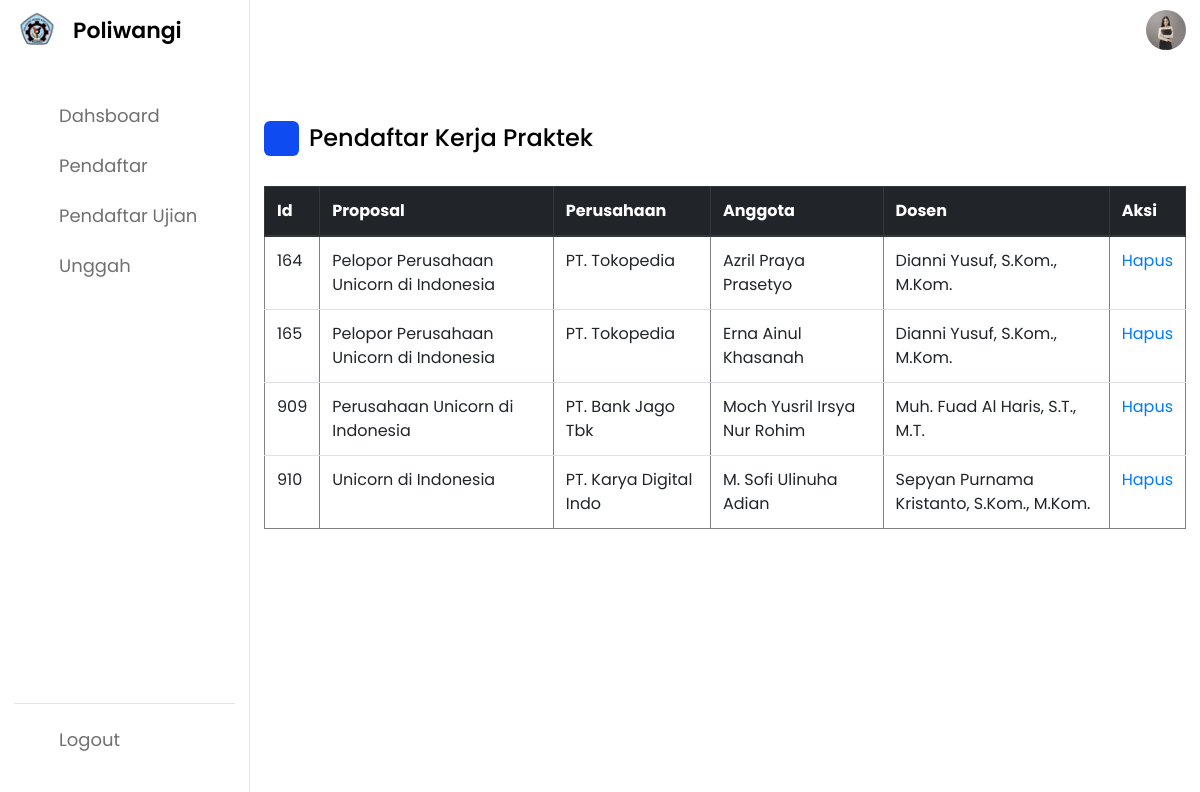
Page /daftar.php on the committed database.
### tables this page shows
CREATE TABLE `tb_pendaftaran_kp` (
  `Id_pdftr` int(11) NOT NULL,
  `Tempat_KP` varchar(45) DEFAULT NULL,
  `Alamat_KP` varchar(45) DEFAULT NULL,
  `Tanggal_Mulai` datetime DEFAULT NULL,
  `Tanggal_Selesai` datetime DEFAULT NULL,
  `Proposal` varchar(45) DEFAULT NULL,
  `Id_angta` int(11) DEFAULT NULL,
  `Id_dsn` int(11) DEFAULT NULL,
  `Id_corp` int(11) DEFAULT NULL
);

CREATE TABLE `tb_perusahaan` (
  `Id_corp` int(11) NOT NULL,
  `Nama_Perusahaan` varchar(45) DEFAULT NULL,
  `Alamat` varchar(45) DEFAULT NULL,
  `Email` varchar(45) DEFAULT NULL,
  `Telephone` varchar(45) DEFAULT NULL
);

CREATE TABLE `tb_anggota_kelompok` (
  `Id_angta` int(11) NOT NULL,
  `Nama_Anggota` varchar(45) DEFAULT NULL,
  `NIM` varchar(45) DEFAULT NULL
);

CREATE TABLE `tb_dosen` (
  `Id_dsn` int(11) NOT NULL,
  `Nama_Dosen` varchar(45) DEFAULT NULL,
  `NIK` varchar(45) DEFAULT NULL,
  `User_Id` int(11) DEFAULT NULL
);

### daftar.php (the view, shortened to what this page needs)
<!DOCTYPE html>
<html lang="en">
<head>
    <link rel="stylesheet" href="daftar.css">
    <link rel="stylesheet" href="https://unicons.iconscout.com/release/v4.0.0/css/line.css">
    <link rel="stylesheet" href="https://cdn.jsdelivr.net/npm/bootstrap@4.0.0/dist/css/bootstrap.min.css">
</head>
<body>
    <nav>
        <div class="logo-name">
            <div class="logo-image">
                <img src="asset/poliwangi.png" alt="">
            </div>
            <span class="logo_name">Poliwangi</span>
        </div>
        <div class="menu-items">
            <ul class="nav-links">
                <li><a href="dash-admin.php">
                    <i class="uil uil-estate"></i>
                    <span class="link-name">Dahsboard</span>
                </a></li>
                <li><a href="#">
                    <i class="uil uil-file-edit-alt"></i>
                    <span class="link-name">Pendaftar</span>
                </a></li>
                <li><a href="daftar-ujian.php">
                    <i class="uil uil-clipboard-notes"></i>
                    <span class="link-name">Pendaftar Ujian</span>
                </a></li>
                <li><a href="unggah.php">
                    <i class="uil uil-upload-alt"></i>
                    <span class="link-name">Unggah</span>
                </a></li>
            </ul>
            <ul class="logout-mode">
                <li><a href="index.php">
                    <i class="uil uil-sign-out-alt"></i>
                    <span class="link-name">Logout</span>
                </a></li>
                <li class="mode">
                <div class="mode-toggle">
                </div>
            </li>
            </ul>
        </div>
    </nav>
    <section class="dashboard">
        <div class="top">
            <img src="asset/dosen.jpg" alt="">
        </div>
        <div class="dash-content">
            <div class="overview">
                <div class="title">
                    <i class="uil uil-file-edit-alt"></i>
                    <span class="text">Pendaftar Kerja Praktek</span>
                </div>
                <table class="table" border="1">
                    <thead class="thead-dark">
                    <tr>
                        <th scope="col">Id</th>
                        <th scope="col">Proposal</th>
                        <th scope="col">Perusahaan</th>
                        <th scope="col">Anggota</th>
                        <th scope="col">Dosen</th>
                        <th scope="col" colspan="1">Aksi</th>
                    </tr>
                    </thead>
                    <?php
                    include "koneksi.php";
                    $ambildata = mysqli_query($koneksi,"select tb_pendaftaran_kp.Id_pdftr, tb_perusahaan.Nama_Perusahaan, tb_pendaftaran_kp.Proposal,tb_anggota_kelompok.Nama_Anggota, tb_dosen.Nama_Dosen from tb_pendaftaran_kp
                    join tb_perusahaan on tb_pendaftaran_kp.Id_corp = tb_perusahaan.Id_corp
                    join tb_anggota_kelompok on tb_pendaftaran_kp.Id_angta = tb_anggota_kelompok.Id_angta
                    join tb_dosen on tb_pendaftaran_kp.Id_dsn = tb_dosen.Id_dsn
                    ");
                    while ($tampil = mysqli_fetch_array($ambildata)){
                        echo "
                        <tr>
                            <td>$tampil[Id_pdftr]</td>
                            <td>$tampil[Proposal]</td>
                            <td>$tampil[Nama_Perusahaan]</td>
                            <td>$tampil[Nama_Anggota]</td>
                            <td>$tampil[Nama_Dosen]</td>
                            <td>
                                 <a href='?hapus=$tampil[Id_pdftr]' onClick=\"return confirm('Yakin dek?');\">Hapus</a>
                            </td>
                        </tr>";
                    }
                    ?>
                </table>
           </div>
        </div>
     </section>
</body>
</html>

### daftar.css (style rules this page uses)
* { margin: 0; padding: 0; box-sizing: border-box; font-family: 'Poppins', sans-serif; }
:root { --primary-color: #0E4BF1; --panel-color: #FFF; --text-color: #000; --black-light-color: #707070; --border-color: #e6e5e5; --toggle-color: #DDD; --box1-color: #4DA3FF; --box2-color: #FFE6AC; --box3-color: #E7D1FC; --title-icon-color: #fff; --tran-05: all 0.5s ease; --tran-03: all 0.3s ease; --tran-03: all 0.2s ease; }
body { min-height: 100vh; background-color: var(--primary-color); }
nav { position: fixed; top: 0; left: 0; height: 100%; width: 250px; padding: 10px 14px; background-color: var(--panel-color); border-right: 1px solid var(--border-color); transition: var(--tran-05); }
nav .logo-name { display: flex; align-items: center; }
nav .logo-image { display: flex; justify-content: center; min-width: 45px; }
nav .logo-image img { width: 40px; object-fit: cover; border-radius: 50%; }
nav .logo-name .logo_name { font-size: 22px; font-weight: 600; color: var(--text-color); margin-left: 14px; transition: var(--tran-05); }
nav .menu-items { margin-top: 40px; height: calc(100% - 90px); display: flex; flex-direction: column; justify-content: space-between; }
.menu-items li { list-style: none; }
.menu-items li a { display: flex; align-items: center; height: 50px; text-decoration: none; position: relative; }
.menu-items li a i { font-size: 24px; min-width: 45px; height: 100%; display: flex; align-items: center; justify-content: center; color: var(--black-light-color); }
.menu-items li a .link-name { font-size: 18px; font-weight: 400; color: var(--black-light-color); transition: var(--tran-05); }
.menu-items .logout-mode { padding-top: 10px; border-top: 1px solid var(--border-color); }
.menu-items .mode { display: flex; align-items: center; white-space: nowrap; }
.menu-items .mode-toggle { position: absolute; right: 14px; height: 50px; min-width: 45px; display: flex; align-items: center; justify-content: center; cursor: pointer; }
.dashboard { position: relative; left: 250px; background-color: var(--panel-color); min-height: 100vh; width: calc(100% - 250px); padding: 10px 14px; transition: var(--tran-05); }
.dashboard .top { position: fixed; top: 0; left: 250px; display: flex; width: calc(100% - 250px); justify-content: space-between; align-items: center; padding: 10px 14px; background-color: (--panel-color); transition: var(--tran-05); z-index: 10; }
.top img { width: 40px; border-radius: 50%; }
.dashboard .dash-content { padding-top: 50px; }
.dash-content .title { display: flex; align-items: center; margin: 60px 0 30px 0; }
.dash-content .title i { position: relative; height: 35px; width: 35px; background-color: var(--primary-color); border-radius: 6px; color: var(--title-icon-color); display: flex; align-items: center; justify-content: center; font-size: 24px; }
.dash-content .title .text { font-size: 24px; font-weight: 500; color: var(--text-color); margin-left: 10px; }

### rows in the picture
tb_pendaftaran_kp: Id_pdftr "164", Proposal "Pelopor Perusahaan Unicorn di Indonesia", Id_corp.Nama_Perusahaan "PT. Tokopedia", Id_angta.Nama_Anggota "Azril Praya Prasetyo", Id_dsn.Nama_Dosen "Dianni Yusuf, S.Kom., M.Kom."
tb_pendaftaran_kp: Id_pdftr "165", Proposal "Pelopor Perusahaan Unicorn di Indonesia", Id_corp.Nama_Perusahaan "PT. Tokopedia", Id_angta.Nama_Anggota "Erna Ainul Khasanah", Id_dsn.Nama_Dosen "Dianni Yusuf, S.Kom., M.Kom."
tb_pendaftaran_kp: Id_pdftr "909", Proposal "Perusahaan Unicorn di Indonesia", Id_corp.Nama_Perusahaan "PT. Bank Jago Tbk", Id_angta.Nama_Anggota "Moch Yusril Irsya Nur Rohim", Id_dsn.Nama_Dosen "Muh. Fuad Al Haris, S.T., M.T."
tb_pendaftaran_kp: Id_pdftr "910", Proposal "Unicorn di Indonesia", Id_corp.Nama_Perusahaan "PT. Karya Digital Indo", Id_angta.Nama_Anggota "M. Sofi Ulinuha Adian", Id_dsn.Nama_Dosen "Sepyan Purnama Kristanto, S.Kom., M.Kom."
